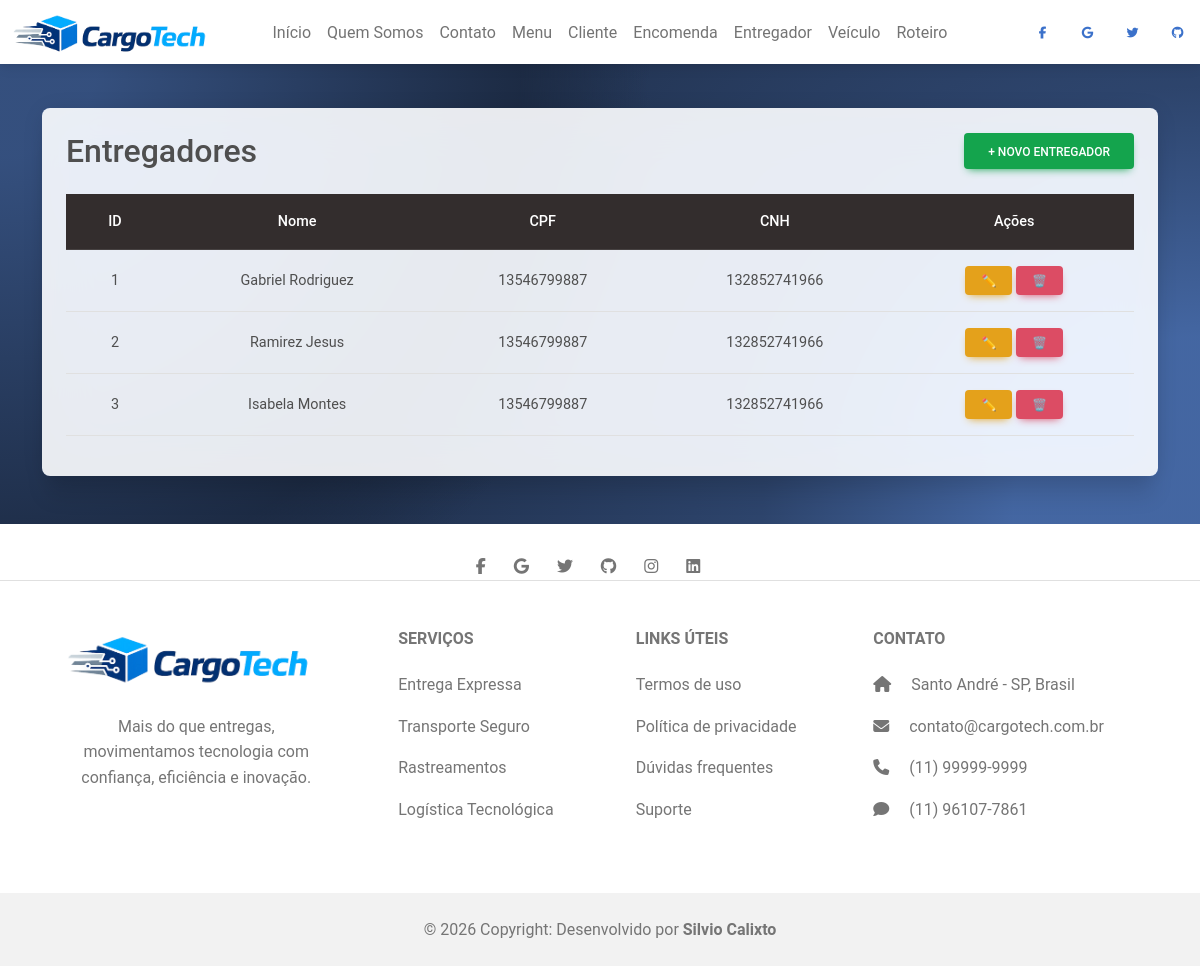
The page /telas/entregador/listar.php on the database its author committed.
### tables this page shows
create table entregador (
	codigo int not null primary key auto_increment,
    nome varchar(45),
    cpf varchar(15),
    cnh varchar(15)
);

### DAO/conexao.php (called while the page is built, shortened)
<?php
  class Conexao {
    function conectar() {
      try {
        $conn = mysqli_connect('localhost',
                               'root',
                               '',
                               'entregas');
      if($conn) {
        return $conn;
      }
      }
      catch(Exception $erro)
      {
        return "Algo deu errado!<br><br> $erro";
      }
    }
  }
?>

### DAO/EntregadorDAO.php (called while the page is built, shortened)
<?php
require_once(__DIR__ . '/conexao.php');
class EntregadorDAO {
    private $conn;
    public function __construct() {
        $conexao = new Conexao();
        $this->conn = $conexao->conectar();
    }
    public function listar() {
        $sql = "SELECT * FROM entregador";
        return mysqli_query($this->conn, $sql);
    }
}

### telas/entregador/listar.php (the view, shortened to what this page needs)
<?php
require_once('../../DAO/EntregadorDAO.php');
$dao = new EntregadorDAO();
$result = $dao->listar();
?>
<!doctype html>
<html lang="pt-br">
  <head>
    <link rel="stylesheet" href="../../css/style.css">
    <link rel="stylesheet" href="https://cdnjs.cloudflare.com/ajax/libs/font-awesome/6.7.2/css/all.min.css">
    <link href="https://cdnjs.cloudflare.com/ajax/libs/mdb-ui-kit/6.4.0/mdb.min.css" rel="stylesheet"/>
    </head>
  <body>
    <header>
        <nav class="navbar navbar-expand-lg bg-body fixed-top" >
          <div class="container-fluid">
            <div class="collapse navbar-collapse " id="navbarExample01">
            <a href="../../index.php"><img src="../../img/logo.png" alt="" width="200px"></a>
              <ul class="navbar-nav mx-auto mb-2 mb-lg-0">
                <li class="nav-item active">
                  <a class="nav-link" aria-current="page" href="../../index.php">Início</a>
                </li>
                <li class="nav-item">
                  <a class="nav-link " href="../institucional/sobre.php">Quem Somos</a>
                </li>
                <li class="nav-item">
                  <a class="nav-link" href="../institucional/contato.php">Contato</a>
                </li>
                <li class="nav-item">
                  <a class="nav-link" href="../institucional/menu.php"> Menu</a>
                </li>
                <li class="nav-item">
                  <a class="nav-link" href="../cliente/listar.php">Cliente</a>
                </li>
                <li class="nav-item">
                  <a class="nav-link" href="../encomenda/listar.php">Encomenda</a>
                </li>
                <li class="nav-item">
                  <a class="nav-link" href="../entregador/listar.php">Entregador</a>
                </li>
                <li class="nav-item">
                  <a class="nav-link" href="../veiculo/listar.php">Veículo</a>
                </li>
                <li class="nav-item">
                  <a class="nav-link" href="../roteiro/listar.php">Roteiro</a>
                </li>
              </ul>
            </div>
          </div>
          <button  type="button" data-mdb-button-init data-mdb-ripple-init class="btn btn-link btn-floating mx-1">
                    <i class="fab fa-facebook-f"></i>
                  </button>
                  <button  type="button" data-mdb-button-init data-mdb-ripple-init class="btn btn-link btn-floating mx-1">
                    <i class="fab fa-google"></i>
                  </button>
                  <button  type="button" data-mdb-button-init data-mdb-ripple-init class="btn btn-link btn-floating mx-1">
                    <i class="fab fa-twitter"></i>
                  </button>
                  <button  type="button" data-mdb-button-init data-mdb-ripple-init class="btn btn-link btn-floating mx-1">
                    <i class="fab fa-github"></i>
                  </button>
        </nav>
      </header>
<section class="background-radial-gradient py-5 form" style="margin-top: 60px;">
<div class="container">
  <div class="card bg-glass shadow-5-strong p-4">
    <div class="d-flex justify-content-between align-items-center mb-4">
      <h2 class="mb-0">Entregadores</h2>
      <a href="cadastrar.php" class="btn btn-success">+ Novo Entregador</a>
    </div>
    <div class="table-responsive">
      <table class="table table-hover align-middle text-center">
        <thead class="table-dark">
          <tr>
          <th>ID</th>
  <th>Nome</th>
  <th>CPF</th>
  <th>CNH</th>
  <th>Ações</th>
          </tr>
        </thead>
        <tbody>
          <?php while($e = mysqli_fetch_assoc($result)){ ?>
          <tr>
          <td><?= $e['codigo'] ?></td>
  <td><?= $e['nome'] ?></td>
  <td><?= $e['cpf'] ?></td>
  <td><?= $e['cnh'] ?></td>
            <td>
              <a href="editar.php?id=<?= $e['codigo'] ?>" class="btn btn-warning btn-sm">
                ✏️
              </a>
              <a href="?acao=excluir&id=<?= $e['codigo'] ?>"
                 class="btn btn-danger btn-sm"
                 onclick="return confirm('Tem certeza que deseja excluir?')">
                🗑️
              </a>
            </td>
          </tr>
          <?php } ?>
        </tbody>
      </table>
    </div>
  </div>
</div>
</section>
        <footer class="text-center text-lg-start bg-body-tertiary text-muted">
    <section class="d-flex justify-content-center border-bottom">
      <div>
        <a href="" class="me-4 text-reset">
          <i class="fab fa-facebook-f"></i>
        </a>
        <a href="" class="me-4 text-reset">
          <i class="fab fa-google"></i>
        </a>
        <a href="" class="me-4 text-reset">
          <i class="fab fa-twitter"></i>
        <a href="" class="me-4 text-reset">
          <i class="fab fa-github"></i>
        </a>
        <a href="" class="me-4 text-reset">
          <i class="fab fa-instagram"></i>
        </a>
        <a href="" class="me-4 text-reset">
          <i class="fab fa-linkedin"></i>
        </a>
      </div>
    </section>
    <section class="">
      <div class="container text-center text-md-start mt-5">
        <div class="row mt-3">
          <div class="col-md-3 col-lg-4 col-xl-3 mx-auto mb-4">
              <img src="../../img/logo.png" alt="" width="250px">
              <br><br>
            <p class="text-center">
            Mais do que entregas, movimentamos tecnologia com confiança, eficiência e inovação.
            </p>
          </div>
          <div class="col-md-2 col-lg-2 col-xl-2 mx-auto mb-4">
            <h6 class="text-uppercase fw-bold mb-4">
            Serviços
            </h6>
            <p>
              <a href="#!" class="text-reset">Entrega Expressa</a>
            </p>
            <p>
              <a href="#!" class="text-reset">Transporte Seguro</a>
            </p>
            <p>
              <a href="#!" class="text-reset">Rastreamentos</a>
            </p>
            <p>
              <a href="#!" class="text-reset">Logística Tecnológica</a>
            </p>
          </div>
          <div class="col-md-3 col-lg-2 col-xl-2 mx-auto mb-4">
            <h6 class="text-uppercase fw-bold mb-4">
            Links úteis
            </h6>
            <p>
              <a href="#!" class="text-reset">Termos de uso</a>
            </p>
            <p>
              <a href="#!" class="text-reset">Política de privacidade</a>
            </p>
            <p>
              <a href="#!" class="text-reset">Dúvidas frequentes</a>
            </p>
            <p>
              <a href="#!" class="text-reset">Suporte</a>
            </p>
          </div>
          <div class="col-md-4 col-lg-3 col-xl-3 mx-auto mb-md-0 mb-4">
            <h6 class="text-uppercase fw-bold mb-4">Contato</h6>
            <p><i class="fas fa-home me-3"></i> Santo André - SP, Brasil</p>
            <p>
              <i class="fas fa-envelope me-3"></i>
              contato@cargotech.com.br
            </p>
            <p><i class="fas fa-phone me-3"></i> (11) 99999-9999</p>
            <p><i class="fa-solid fa-comment me-3"></i> (11) 96107-7861</p>
          </div>
        </div>
      </div>
    </section>
    <div class="text-center p-4" style="background-color: rgba(0, 0, 0, 0.05);">
      © 2026 Copyright: Desenvolvido por
      <a class="text-reset fw-bold" href="https://github.com/SilvioCalixto" target="_blank">Silvio Calixto</a>
    </div>
  </footer>
  </body>
</html>

### css/style.css (style rules this page uses)
section { margin-bottom: 30px; }
.background-radial-gradient { background-color: hsl(218, 41%, 15%); background-image: radial-gradient(650px circle at 0% 0%, hsl(218, 41%, 35%) 15%, hsl(218, 41%, 30%) 35%, hsl(218, 41%, 20%) 75%, hsl(218, 41%, 19%) 80%, transparent 100%), radial-gradient(1250px circle at 100% 100%, hsl(218, 41%, 45%) 15%, hsl(218, 41%, 30%) 35%, hsl(218, 41%, 20%) 75%, hsl(218, 41%, 19%) 80%, transparent 100%); }
.bg-glass { background-color: hsla(0, 0%, 100%, 0.9) !important; backdrop-filter: saturate(200%) blur(25px); }

### telas/entregador/listar.php (style rules this page uses)
.background-radial-gradient { background-color: hsl(218, 41%, 15%); background-image: radial-gradient(650px circle at 0% 0%, hsl(218, 41%, 35%) 15%, hsl(218, 41%, 30%) 35%, hsl(218, 41%, 20%) 75%, hsl(218, 41%, 19%) 80%, transparent 100%), radial-gradient(1250px circle at 100% 100%, hsl(218, 41%, 45%) 15%, hsl(218, 41%, 30%) 35%, hsl(218, 41%, 20%) 75%, hsl(218, 41%, 19%) 80%, transparent 100%); }
.bg-glass { background-color: hsla(0, 0%, 100%, 0.9) !important; backdrop-filter: saturate(200%) blur(25px); }

### rows shown on the page
entregador: codigo "1", nome "Gabriel Rodriguez", cpf "13546799887", cnh "132852741966"
entregador: codigo "2", nome "Ramirez Jesus", cpf "13546799887", cnh "132852741966"
entregador: codigo "3", nome "Isabela Montes", cpf "13546799887", cnh "132852741966"
